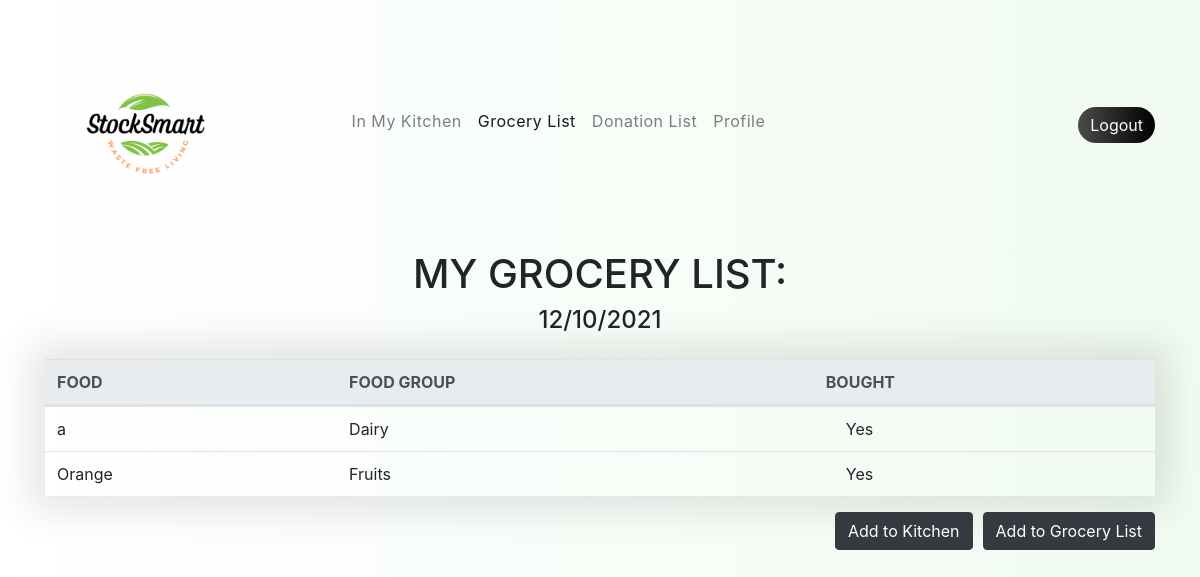
The app's page /grocery.php (signed in) with its own data.
### tables this page shows
CREATE TABLE `grocery` (
  `id` int(11) NOT NULL,
  `food_name` varchar(255) NOT NULL,
  `bought` tinyint(1) NOT NULL,
  `food_group` varchar(255) NOT NULL,
  `userid` int(255) NOT NULL
);

### grocery.php (the view, shortened to what this page needs)
<?php
$hostname = 'localhost';
require_once 'includes/dbh_connect.php';
$id = $_SESSION['id'] ;
try {
    $dbh = new PDO("mysql:host=$hostname;dbname=stock_smart", $username, $password);
    }
catch(PDOException $e)
    {
    echo $e->getMessage();
    }
$dbh->setAttribute(PDO::ATTR_ERRMODE, PDO::ERRMODE_WARNING);
$query = $dbh->query("SELECT * FROM grocery WHERE userid = $id");
?>
<html>
    <head>
      <link rel="stylesheet" href="https://maxcdn.bootstrapcdn.com/bootstrap/4.0.0/css/bootstrap.min.css">
      <link rel="stylesheet" href="https://maxcdn.bootstrapcdn.com/bootstrap/4.0.0/css/bootstrap.min.css">
      <link rel="stylesheet" href="css/styles.css">
    </head>
  <body>
      <header>
        <div class="container">
            <nav class="navbar navbar-expand-lg navbar-light">
                <a class="navbar-brand" href="#"><img style="height: 200px;"
                    src="images/logo_new.png"
                  /></a>
                <div class="collapse navbar-collapse" id="navbarSupportedContent" style = "margin-right: 300px;">
                  <ul class="navbar-nav ml-lg-auto">
                    <li class="nav-item">
                      <a class="nav-link menu"  href="kitchen.php">In My Kitchen <span class="sr-only">(current)</span></a>
                    </li>
                    <li class="nav-item active">
                      <a class="nav-link menu" href="grocery.php">Grocery List</a>
                    </li>
                    <li class="nav-item">
                        <a class="nav-link menu" href="donation.php">Donation List</a>
                    </li>
                      <li class="nav-item">
                        <a class="nav-link menu" href="user_profile.php">Profile</a>
                      </li>
                  </ul>
                </div>
                <div class = "signup_login">
               <a href="includes/logout.inc.php" class="btn btn-primary login" >Logout</a>
            </div>
              </nav>
        </div>
      </header>
    <div class="container">
        <h1 class="title">MY GROCERY LIST:</h1> <h4  class="sub_title pb-3" id="date"></h4>
        <table class="table">
        <thead class="thead-light">
            <tr>
            <th scope="col">FOOD</th>
            <th scope="col">FOOD GROUP</th>
            <th scope="col">BOUGHT</th>
            </tr>
        </thead>
        <tbody>
            <?php
            while ($row = $query->fetch())
            {
              echo "<tr>";
            echo "<td>" . $row['food_name'] ."</td>";
            echo "<td>" . $row['food_group'] . "</td>";
            echo '<td><div class="form-check">';
            if($row['bought'] == 1){
              echo "Yes";
            }
            echo '</div>';
            echo '</td>';
            echo "</tr>";
            }
            ?>
        </tbody>
        </table>
        </div>
        <div class="container">
        <button type="button" class="btn btn-dark float-right" data-toggle="modal" data-target="#exampleModal">
          Add to Grocery List
        </button>
      <form name="form" action="" method="post"> <button type="button" style ="margin-right:10px;"class="btn btn-dark float-right" name ="adder" id = "adder" data-toggle="modal" data-target="#myModal1" value ="'.$row['id'].'">Add to Kitchen</button></form>
</div>
    </body>
</html>

### css/styles.css (style rules this page uses)
body { background: #ffffff; background: -webkit-linear-gradient(to right, rgba(255, 255, 255, 0.5), rgba(226, 247, 228, 0.5)); background: linear-gradient(to right, rgba(255, 255, 255, 0.5), rgba(226, 247, 228, 0.5)) }
* { margin: 0; padding: 0; box-sizing: border-box; }
.navbar { padding: 20px 0; }
.menu { position: relative; text-decoration: none; font-size: 16px; letter-spacing: 0.5px; padding: 0 10px; }
.menu:after { content: ""; position: absolute; background-color:#E99D3E ; height: 3px; width: 0; left:0; bottom:-10px; transition: 0.3s; }
.sub_title { text-align: center; }
.title { text-align: center; }
table { background-color: white; border-collapse: separate; border-spacing: 0; box-shadow: 0px 0px 36px 15px rgba(0, 0, 0, 0.10); }
.login { background: rgb(175,184,186); background: linear-gradient(to right, rgba(75, 75, 74, 1.0), rgba(0, 0, 0, 1.0)); border:none; border-radius: 20px; margin-left: 5px; }

### records on screen
grocery: food_name "a", food_group "Dairy", bought "Yes"
grocery: food_name "Orange", food_group "Fruits", bought "Yes"
